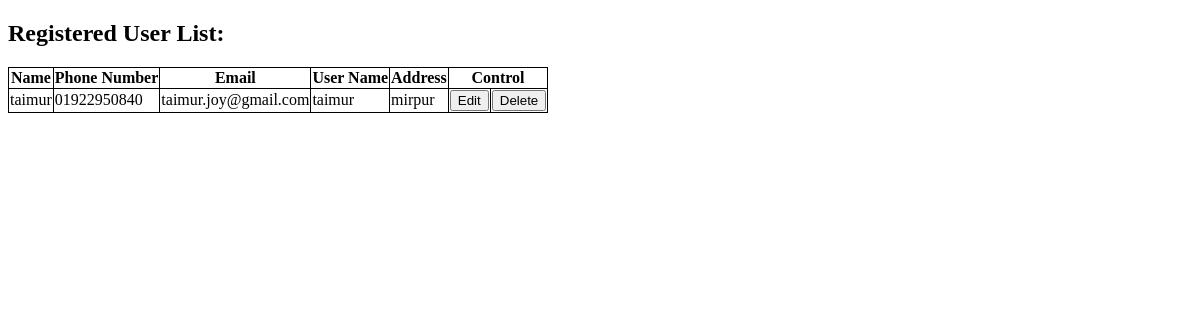
/registration/registered_user_list/, run on an earlier commit of the app's database.
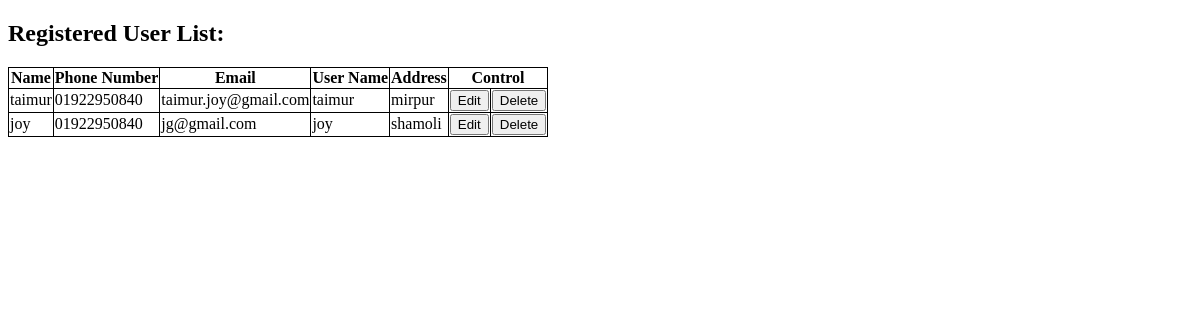
And on a later commit of the database.
### user_registration/models.py (models this page shows)
class Registration(models.Model):
    name = models.CharField(max_length=50)
    phone_number = models.ImageField(null=False)
    email_address = models.CharField(max_length=50)
    user_name = models.CharField(max_length=50)
    user_password = models.CharField(max_length=50)
    user_address = models.CharField(max_length=200)
    def __str__(self):
        return self.name

### user_registration/views.py (the view)
def registered_user_list(request):
    registered_user_list = Registration.objects.all()
    print(registered_user_list)
    return render(request, 'registered_user_list.html', {'registered_user_list':registered_user_list,} )

### user_registration/templates/registered_user_list.html (shortened to what this page needs)
<!DOCTYPE html>
<html lang="en">
<head>
</head>
<body>
    <h2>Registered User List:</h2>
    <table style="border: 1px solid black; border-collapse: collapse;">
        <tr >
            <th>Name</th>
            <th>Phone Number</th>
            <th>Email</th>
            <th>User Name</th>
            <th>Address</th>
            <th colspan="2">Control</th>
        </tr>
        {% for registered_user in registered_user_list %}
        <tr>
            <td>{{registered_user.name}}</td>
            <td>{{registered_user.phone_number}}</td>
            <td>{{registered_user.email_address}}</td>
            <td>{{registered_user.user_name}}</td>
            <td>{{registered_user.user_address}}</td>
            <td>
                <form action="{% url 'registered_user_data_edit' registered_user.id%}" method="post">
                    <input name="Edit" type="submit" value="Edit">
                </form>
            </td>
            <td>
                <form action="{% url 'registered_user_data_delete' registered_user.id%}" method="post">
                    <input name="Delete" type="submit" value="Delete">
                </form>
            </td>
        </tr>
        {% endfor %}
    </table>
</body>
</html>

### user_registration/templates/registered_user_list.html (style rules this page uses)
table, th, td { border: 1px solid black; }

What changed in the data, as far as the page shows it:
added Registration: name "joy", phone_number "01922950840", email_address "jg@gmail.com", user_name "joy", user_address "shamoli"
